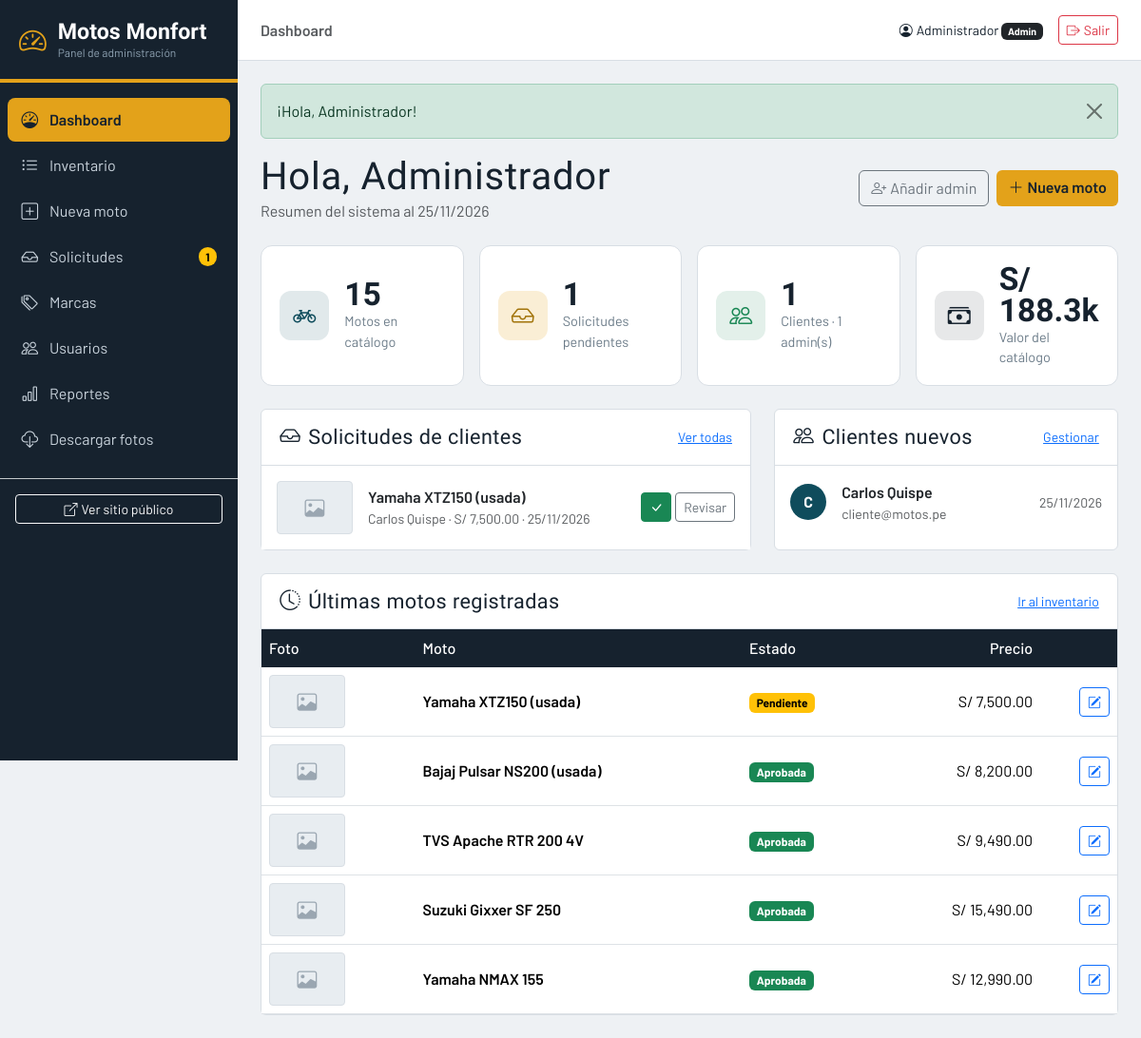
Page /admin/index.php (signed in) on the committed database.
### tables this page shows
CREATE TABLE motos (
    id INT AUTO_INCREMENT PRIMARY KEY,
    vin_chasis VARCHAR(30) NOT NULL UNIQUE,
    modelo VARCHAR(100) NOT NULL,
    tipo VARCHAR(20) NOT NULL DEFAULT 'naked',    
    cilindrada_cc INT NOT NULL,
    precio DECIMAL(10,2) NOT NULL,
    id_marca INT NOT NULL,
    foto VARCHAR(100) NULL,
    descripcion VARCHAR(500) NULL,
    estado ENUM('aprobada','pendiente','rechazada') NOT NULL DEFAULT 'aprobada',
    observacion VARCHAR(255) NULL,                    
    id_usuario INT NULL,                              
    creado_en DATETIME NOT NULL DEFAULT CURRENT_TIMESTAMP,
    CONSTRAINT fk_motos_marca
        FOREIGN KEY (id_marca)
        REFERENCES marcas_moto(id_marca)
        ON DELETE CASCADE
        ON UPDATE CASCADE,
    CONSTRAINT fk_motos_usuario
        FOREIGN KEY (id_usuario)
        REFERENCES usuarios(id)
        ON DELETE CASCADE
        ON UPDATE CASCADE
);

CREATE TABLE marcas_moto (
    id_marca INT AUTO_INCREMENT PRIMARY KEY,
    nombre_marca VARCHAR(50) NOT NULL
);

CREATE TABLE usuarios (
    id INT AUTO_INCREMENT PRIMARY KEY,
    nombre VARCHAR(100) NOT NULL,
    usuario VARCHAR(100) NOT NULL UNIQUE,             
    password VARCHAR(255) NOT NULL,                   
    telefono VARCHAR(20) NULL,
    rol ENUM('admin','cliente') NOT NULL DEFAULT 'cliente',
    creado_en DATETIME NOT NULL DEFAULT CURRENT_TIMESTAMP
);

### admin/index.php (the view, shortened to what this page needs)
<?php
require '../includes/conexion.php';
try {
    $kpi = $pdo->query(
        "SELECT
            SUM(estado = 'aprobada')                                    AS aprobadas,
            SUM(estado = 'pendiente')                                   AS pendientes,
            SUM(estado = 'rechazada')                                   AS rechazadas,
            COALESCE(SUM(CASE WHEN estado = 'aprobada' THEN precio END), 0) AS valor
         FROM motos"
    )->fetch();
    $usuarios = $pdo->query(
        "SELECT SUM(rol = 'cliente') AS clientes, SUM(rol = 'admin') AS admins FROM usuarios"
    )->fetch();
    $solicitudes = $pdo->query(
        "SELECT m.id, m.modelo, m.precio, m.foto, m.creado_en, ma.nombre_marca AS marca, u.nombre AS cliente
         FROM motos m
         INNER JOIN marcas_moto ma ON m.id_marca = ma.id_marca
         INNER JOIN usuarios u ON m.id_usuario = u.id
         WHERE m.estado = 'pendiente'
         ORDER BY m.creado_en ASC
         LIMIT 5"
    )->fetchAll();
    $ultimas = $pdo->query(
        "SELECT m.id, m.modelo, m.precio, m.foto, m.estado, ma.nombre_marca AS marca
         FROM motos m INNER JOIN marcas_moto ma ON m.id_marca = ma.id_marca
         ORDER BY m.id DESC LIMIT 5"
    )->fetchAll();
    $clientes = $pdo->query(
        "SELECT nombre, usuario, creado_en FROM usuarios WHERE rol = 'cliente' ORDER BY id DESC LIMIT 5"
    )->fetchAll();
} catch (PDOException $ex) {
    errorBD('Error al cargar el dashboard.', $ex);
}
include '../includes/header_admin.php';
?>
<div class="d-flex flex-wrap justify-content-between align-items-center gap-2 mb-4">
    <div>
        <h1 class="mb-0">Hola, <?= e($_SESSION['nombre']) ?></h1>
        <div class="text-muted">Resumen del sistema al <?= date('d/m/Y') ?></div>
    </div>
    <div class="d-flex gap-2">
        <a class="btn btn-outline-secondary" href="usuarios.php"><i class="bi bi-person-plus me-1"></i>Añadir admin</a>
        <a class="btn btn-amber" href="agregar.php"><i class="bi bi-plus-lg me-1"></i>Nueva moto</a>
    </div>
</div>
<div class="row g-3 mb-4">
    <div class="col-sm-6 col-xl-3">
        <a class="stat" href="motos.php?estado=aprobada">
            <div class="icono ic-petrol"><i class="bi bi-bicycle"></i></div>
            <div><div class="num"><?= (int)$kpi['aprobadas'] ?></div><div class="lbl">Motos en catálogo</div></div>
        </a>
    </div>
    <div class="col-sm-6 col-xl-3">
        <a class="stat" href="solicitudes.php">
            <div class="icono ic-amber"><i class="bi bi-inbox"></i></div>
            <div><div class="num"><?= (int)$kpi['pendientes'] ?></div><div class="lbl">Solicitudes pendientes</div></div>
        </a>
    </div>
    <div class="col-sm-6 col-xl-3">
        <a class="stat" href="usuarios.php?rol=cliente">
            <div class="icono ic-green"><i class="bi bi-people"></i></div>
            <div><div class="num"><?= (int)$usuarios['clientes'] ?></div><div class="lbl">Clientes · <?= (int)$usuarios['admins'] ?> admin(s)</div></div>
        </a>
    </div>
    <div class="col-sm-6 col-xl-3">
        <a class="stat" href="reportes.php">
            <div class="icono ic-ink"><i class="bi bi-cash-stack"></i></div>
            <div><div class="num">S/ <?= number_format((float)$kpi['valor'] / 1000, 1) ?>k</div><div class="lbl">Valor del catálogo</div></div>
        </a>
    </div>
</div>
<div class="row g-4">
    <div class="col-xl-7">
        <div class="panel h-100">
            <div class="panel-titulo">
                <h2><i class="bi bi-inbox me-2"></i>Solicitudes de clientes</h2>
                <a class="small" href="solicitudes.php">Ver todas</a>
            </div>
            <?php if (!$solicitudes): ?>
                <div class="text-center text-muted py-5"><i class="bi bi-check2-all fs-1"></i><div>No hay solicitudes pendientes.</div></div>
            <?php else: ?>
                <ul class="list-group list-group-flush">
                    <?php foreach ($solicitudes as $s): ?>
                        <li class="list-group-item d-flex align-items-center gap-3 py-3">
                            <?php if (fotoMoto($s['foto'])): ?>
                                <img class="thumb" src="<?= e(fotoMoto($s['foto'])) ?>" alt="">
                            <?php else: ?>
                                <div class="thumb sin-foto"><i class="bi bi-image"></i></div>
                            <?php endif; ?>
                            <div class="flex-fill">
                                <div class="fw-semibold"><?= e($s['marca'] . ' ' . $s['modelo']) ?></div>
                                <div class="small text-muted"><?= e($s['cliente']) ?> · S/ <?= number_format((float)$s['precio'], 2) ?> · <?= date('d/m/Y', strtotime($s['creado_en'])) ?></div>
                            </div>
                            <form method="post" action="solicitudes.php" class="d-flex gap-1"><?= campoCsrf() ?>
                                <button class="btn btn-sm btn-success" name="accion" value="aprobar" title="Aprobar"><i class="bi bi-check-lg"></i></button>
                                <a class="btn btn-sm btn-outline-secondary" href="solicitudes.php#s<?= $s['id'] ?>" title="Revisar">Revisar</a>
                            </form>
                        </li>
                    <?php endforeach; ?>
                </ul>
            <?php endif; ?>
        </div>
    </div>
    <div class="col-xl-5">
        <div class="panel h-100">
            <div class="panel-titulo">
                <h2><i class="bi bi-people me-2"></i>Clientes nuevos</h2>
                <a class="small" href="usuarios.php">Gestionar</a>
            </div>
            <ul class="list-group list-group-flush">
                <?php foreach ($clientes as $c): ?>
                    <li class="list-group-item d-flex align-items-center gap-3 py-3">
                        <span class="avatar"><?= e(mb_strtoupper(mb_substr($c['nombre'], 0, 1))) ?></span>
                        <div class="flex-fill">
                            <div class="fw-semibold"><?= e($c['nombre']) ?></div>
                            <div class="small text-muted"><?= e($c['usuario']) ?></div>
                        </div>
                        <span class="small text-muted"><?= date('d/m/Y', strtotime($c['creado_en'])) ?></span>
                    </li>
                <?php endforeach; ?>
            </ul>
        </div>
    </div>
    <div class="col-12">
        <div class="panel">
            <div class="panel-titulo">
                <h2><i class="bi bi-clock-history me-2"></i>Últimas motos registradas</h2>
                <a class="small" href="motos.php">Ir al inventario</a>
            </div>
            <div class="table-responsive">
                <table class="table align-middle mb-0">
                    <thead><tr><th>Foto</th><th>Moto</th><th>Estado</th><th class="text-end">Precio</th><th class="text-end"></th></tr></thead>
                    <tbody>
                    <?php foreach ($ultimas as $m): ?>
                        <tr>
                            <td>
                                <?php if (fotoMoto($m['foto'])): ?>
                                    <img class="thumb" src="<?= e(fotoMoto($m['foto'])) ?>" alt="">
                                <?php else: ?>
                                    <div class="thumb sin-foto"><i class="bi bi-image"></i></div>
                                <?php endif; ?>
                            </td>
                            <td class="fw-semibold"><?= e($m['marca'] . ' ' . $m['modelo']) ?></td>
                            <td><?= badgeEstado($m['estado']) ?></td>
                            <td class="text-end">S/ <?= number_format((float)$m['precio'], 2) ?></td>
                            <td class="text-end"><a class="btn btn-sm btn-outline-primary" href="editar.php?id=<?= $m['id'] ?>"><i class="bi bi-pencil-square"></i></a></td>
                        </tr>
                    <?php endforeach; ?>
                    </tbody>
                </table>
            </div>
        </div>
    </div>
</div>
<?php include '../includes/footer_admin.php'; ?>

### includes/conexion.php (shortened to what this page needs)
<?php
function badgeEstado(string $estado): string
{
    [$texto, $color] = ESTADOS_MOTO[$estado] ?? ['—', 'secondary'];
    return '<span class="badge text-bg-' . $color . '">' . $texto . '</span>';
}
function fotoMoto(?string $foto): ?string
{
    return null;
}
function e($valor): string
{
    return htmlspecialchars((string)$valor, ENT_QUOTES, 'UTF-8');
}

### assets/css/estilos.css (style rules this page uses)
:root { --ink: #16222E; --petrol: #0F4C5C; --petrol-2: #0b3a47; --amber: #E3A21A; --amber-2: #c98f10; --steel: #EEF1F4; --line: #d8dee4; }
body { font-family: 'Barlow', system-ui, sans-serif; background: var(--steel); color: var(--ink); }
h1, h2, h3, .navbar-brand, .display-font { font-family: 'Barlow Condensed', sans-serif; letter-spacing: .02em; }
.btn-amber { background: var(--amber); color: var(--ink); border: 0; font-weight: 600; }
.panel { background: #fff; border: 1px solid var(--line); border-radius: 6px; }
.table thead th { background: var(--ink); color: #fff; font-weight: 500; border: 0; }
.thumb { width: 80px; height: 56px; object-fit: contain; border-radius: 4px; background: #fff; border: 1px solid var(--line); flex-shrink: 0; }
.sin-foto { width: 100%; height: 100%; display: flex; align-items: center; justify-content: center; background: #e8edf1; color: #9aa6b1; font-size: 2.5rem; }
.thumb.sin-foto { width: 80px; height: 56px; font-size: 1.3rem; }
.avatar { width: 38px; height: 38px; border-radius: 50%; display: inline-grid; place-items: center; font-weight: 700; background: var(--petrol); color: #fff; flex-shrink: 0; }

### assets/css/admin.css (style rules this page uses)
body.admin { background: var(--steel); }
.stat { background: #fff; border: 1px solid var(--line); border-radius: 12px; padding: 1.1rem 1.2rem; display: flex; align-items: center; gap: 1rem; height: 100%; text-decoration: none; color: var(--ink); transition: transform .2s, box-shadow .2s; }
.stat .icono { width: 52px; height: 52px; border-radius: 12px; display: grid; place-items: center; font-size: 1.5rem; flex-shrink: 0; }
.stat .num { font-family: 'Barlow Condensed', sans-serif; font-size: 2.1rem; font-weight: 700; line-height: 1; }
.stat .lbl { color: #6b7b88; font-size: .9rem; }
.ic-petrol { background: rgba(15, 76, 92, .12); color: var(--petrol); }
.ic-amber { background: rgba(227, 162, 26, .18); color: #a2740c; }
.ic-green { background: rgba(25, 135, 84, .12); color: #198754; }
.ic-ink { background: rgba(22, 34, 46, .1); color: var(--ink); }
.panel-titulo { display: flex; align-items: center; justify-content: space-between; padding: 1rem 1.2rem; border-bottom: 1px solid var(--line); }
.panel-titulo h2 { font-size: 1.35rem; margin: 0; }

### rows in the picture
motos: id_marca+modelo "Yamaha XTZ150 (usada)", id_usuario.nombre "Carlos Quispe", precio "7,500.00", creado_en "25/11/2026", texto "Pendiente"
usuarios: nombre "C", nombre "Carlos Quispe", usuario "cliente@motos.pe", creado_en "25/11/2026"
motos: id_marca+modelo "Bajaj Pulsar NS200 (usada)", texto "Aprobada", precio "8,200.00"
motos: id_marca+modelo "TVS Apache RTR 200 4V", texto "Aprobada", precio "9,490.00"
motos: id_marca+modelo "Suzuki Gixxer SF 250", texto "Aprobada", precio "15,490.00"
motos: id_marca+modelo "Yamaha NMAX 155", texto "Aprobada", precio "12,990.00"

### other values in the picture
$texto "Dashboard"
$texto "Inventario"
$texto "Nueva moto"
$texto "Solicitudes"
$pendientes "1"
$texto "Marcas"
$texto "Usuarios"
$texto "Reportes"
$texto "Descargar fotos"
$titulo "Dashboard"
$_SESSION['nombre'] "Administrador"
$f['texto'] "¡Hola, Administrador!"
$kpi['aprobadas'] "15"
$kpi['pendientes'] "1"
$usuarios['clientes'] "1"
